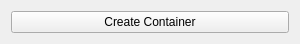
<?xml version="1.0" encoding="utf-8"?>
<ui version="4.0">
    <class>createContainerButton</class>
    <widget class="QWidget" name="createContainerButton">
        <property name="geometry">
            <rect>
                <x>0</x>
                <y>0</y>
                <width>300</width>
                <height>40</height>
            </rect>
        </property>
        <layout class="QHBoxLayout" name="horizontalLayout">
            <item>
                <widget class="QPushButton" name="pushButton">
                    <property name="text">
                        <string>Create Container</string>
                    </property>
                </widget>
            </item>
        </layout>
    </widget>
    <resources/>
    <connections/>
</ui>
